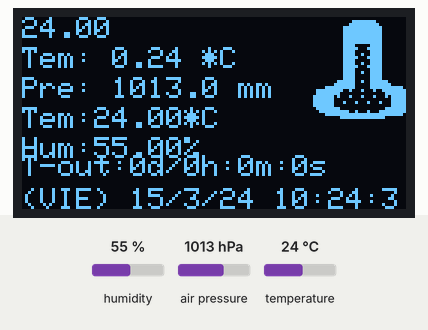
Simulated run of this sketch. Board: Arduino Uno, built with avr-gcc and run on an emulated ATmega328P. On the bench: 128×64 one-colour display. Inputs (shaded band) come from the test bench; at power-on: humidity 55 %, air pressure 1013 hPa, temperature 24 °C. The local clock reads 2024-03-15 10:24:30 at power-on unless the sketch sets it.

Above: at 1.2 s.
1.3 s: humidity set to 22 %
At 3.3 s:
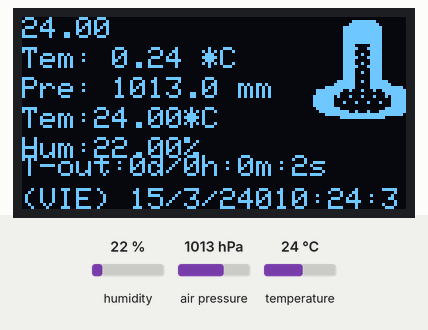
5.6 s: air pressure set to 952 hPa
At 6.1 s:
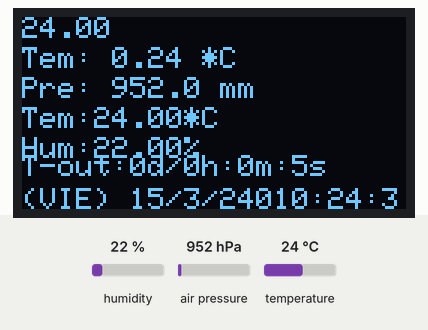
7.7 s: temperature set to 12 °C
At 8.9 s:
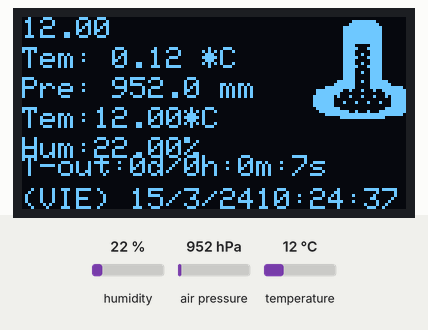
9.9 s: humidity set to 40 %
At 11.1 s:
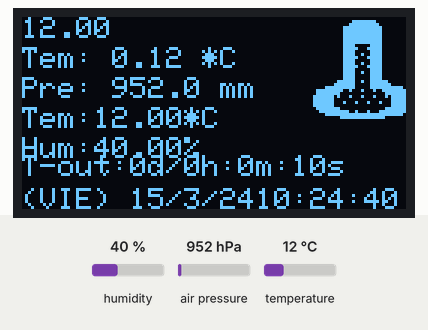
Timing chart, 0 to 12.9 s (numbered marks = the images above; inputs shaded):
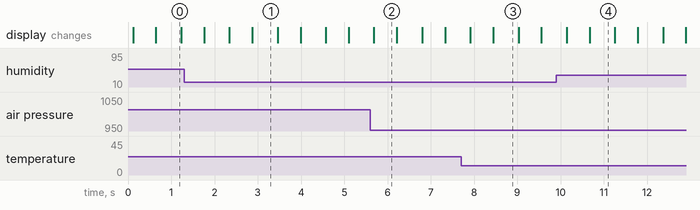

Measured:
- what the display in image 0 shows lasts 0.6 s, from 0.6 s to 1.2 s
- what the display in image 2 shows lasts 0.5 s, from 5.7 s to 6.2 s

The sketch:

IncubadoraV0.1.ino
```cpp
/*
  Incubadora V- 0.1
  Index:
  1------------------------------------------- Lectura Tiempo real con RTC I2C
  1.1----------------------------------------- visualizacion tiempo restante proceso de incubacion
  2------------------------------------------- Visualizacion de fecha:hora en display display 0.96" I2C
  3------------------------------------------- Lectura Temperatura - Humedad con sensor  I2C
  4------------------------------------------- Visualizacion de T-H en Display display 0.96"
  5------------------------------------------- Control de RELE 4 conecciones (Calefaccion, Iluminacion, Humidificador, Volteo)
  6------------------------------------------- configuracion e inicio ON/OFF del proceso de incubacion
  7------------------------------------------- Funciones de finDeCarrera del motor de volteo
  8------------------------------------------- Funciones configuracion inicial por ingreso de parametros visualmente por display 0.96"

  Requiere instalar librerias Adafruit GFX y Adafruit SSD1306

  Autor: SAZ

*/
#include "Adafruit_SHT31.h"
#include <MS5611.h>              // libreria GY-ms5611  Presion Barometrica
#include "RTClib.h"              // libreria para RTC reloj tiempo real
#include <Wire.h>                // libreria para bus I2C
#include <Adafruit_GFX.h>        // libreria para pantallas graficas
#include <Adafruit_SSD1306.h>    // libreria para controlador SSD1306

#define ANCHO 128                // reemplaza ocurrencia de ANCHO por 128
#define ALTO 64                  // reemplaza ocurrencia de ALTO por 64
#define display_RESET 4

Adafruit_SHT31 sht31 = Adafruit_SHT31();
Adafruit_SSD1306 display(ANCHO, ALTO, &Wire, display_RESET);
RTC_DS3231 rtc;                  // Instancia Objeto rtc
DateTime tiempoPasado;           // Declara Fecha de inicio de incubacion
MS5611 baro;                     // Instancia objeto para sensado de presion Bar.


// -----   Declara las constantes -----
int32_t pressure;
int32_t temperatureBaro;
char daysOfTheWeek[7][12] = {"DOM", "LUN", "MAR", "MIE", "JUE", "VIE", "SAB"}; // dias de la semana .dayOfTheWeek()
static const unsigned char PROGMEM char_Temp[174] = {0x00, 0x07, 0xf8, 0x00, 0x00, 0x00, 0x0f, 0xfc, 0x00, 0x00,   0x00, 0x3f, 0xfe, 0x00, 0x00,   0x00, 0x3f, 0xfe, 0x00, 0x00,   0x00, 0x3f, 0xfe, 0x00, 0x00,   0x00, 0x3f, 0xfe, 0x00, 0x00,   0x00, 0x3f, 0xfe, 0x00, 0x00,   0x00, 0x3f, 0xfe, 0x00, 0x00,   0x00, 0x3c, 0x1e, 0x00, 0x00,   0x00, 0x3e, 0x3e, 0x00, 0x00,   0x00, 0x3c, 0x1e, 0x00, 0x00,   0x00, 0x3c, 0x9e, 0x00, 0x00,   0x00, 0x3e, 0x3e, 0x00, 0x00,   0x00, 0x3c, 0x1e, 0x00, 0x00,   0x00, 0x3c, 0x9e, 0x00, 0x00,   0x00, 0x3e, 0x3e, 0x00, 0x00,   0x00, 0x3c, 0x1e, 0x00, 0x00,   0x00, 0x3c, 0x9e, 0x00, 0x00,   0x00, 0x3c, 0x1e, 0x00, 0x00,   0x00, 0x3c, 0x1e, 0x00, 0x00,   0x00, 0xfc, 0x9f, 0x80, 0x00,   0x01, 0xfc, 0x1f, 0xc0, 0x00,   0x0f, 0xfc, 0x1f, 0xfc, 0x00, 0x7f, 0xc8, 0x89, 0xff, 0x00,  0x7f, 0x80, 0x00, 0xff, 0x00,  0xfe, 0x88, 0x88, 0xbf, 0x80, 0xfe, 0x00, 0x00, 0x3f, 0x80, 0xfe, 0x22, 0x22, 0x3f, 0x80, 0xfe, 0x00, 0x00, 0x3f, 0x80, 0x7f, 0x80, 0x00, 0xff, 0x00, 0x3f, 0xf2, 0x23, 0xfe, 0x00, 0x0f, 0xff, 0xff, 0xfc, 0x00, 0x00, 0x7f, 0xff, 0x00, 0x00, };

void setup() {
  Wire.begin();                              // Inicializa bus I2C
  baro = MS5611();                           // Inicializa Barometro
  baro.begin();
  display.begin(SSD1306_SWITCHCAPVCC, 0x3C); // Inicializa pantalla con direccion 0x3C
  if (! rtc.begin()){
  while (1) delay(10);
  }
  if (! sht31.begin(0x44)) {                 // Set to 0x44 for i2c addr
    while (1) delay(1);
  }
  digitalClockDisplay();
  display.clearDisplay();
}

void loop() {
  display.clearDisplay();                                 // Limpia pantalla
  DateTime ahora = rtc.now();                             // Obtiene fecha de inicio con Timmer rtc
  TimeSpan  tiempoIncubacion = ahora-tiempoPasado;        // calcula el tiempo transcurrido desde inicio
  tiempoTrans(ahora);                                     // Funcion Muestra por pantalla con formato definido
  //====  display sensores =========
  Sensor_presionBar();
  Sensor_SHT31_TempHum();

  showTimeSpan("tiempoIncubacion", tiempoIncubacion);     // Impresion tiempo de Incubacion. DEBE ejecutarse al final
  //================================

  if(rtc.getTemperature()<=28){
        Intermitente_ICON_Temp();
    }
 }


//1------------------------------------------- Lectura Tiempo real con RTC I2C
void tiempoTrans(DateTime now){
  display.setTextColor(WHITE);                  // establece color al unico disponible (pantalla monocromo)
  display.setCursor(0, 57);                     // ubica cursor en inicio de coordenadas 0,57
  display.setTextSize(1);                       // establece tamano de texto en 1
  display.print("(");display.print(daysOfTheWeek[now.dayOfTheWeek()]); display.print(") ");
                                                // escribe Fecha hora formato => AAAA/MM/DD  HH:MM:SS
  display.print(now.day(),DEC);display.print("/"); display.print(now.month(),DEC);display.print("/");display.print(now.year()-2000,DEC);display.print(" "); display.print(now.hour(),DEC);display.print(":"); display.print(now.minute(),DEC);display.print(":"); display.print(now.second(),DEC);
  display.setCursor(0,0);
  display.print(rtc.getTemperature());
}
//1------------------------------------------- Lectura Tiempo real con RTC I2C

//1.1----------------------------------------- visualizacion tiempo restante proceso de incubacion
void digitalClockDisplay() {
 tiempoPasado = rtc.now();//+TimeSpan(21,0,0,0);
}
void showTimeSpan(const char* txt, const TimeSpan& ts) {
  display.setCursor(0, 46);                    // ubica cursor en inicio de coordenadas 0,0
  display.setTextSize(1);                      // establece tamano de texto en 1
  display.print("T-out:");
  display.print(ts.days(), DEC);
  display.print("d/");
  display.print(ts.hours(), DEC);
  display.print("h:");
  display.print(ts.minutes(), DEC);
  display.print("m:");
  display.print(ts.seconds(), DEC);
  display.print("s");
  display.display();
}
void Sensor_SHT31_TempHum(){
  float t = sht31.readTemperature();
  float h = sht31.readHumidity();
  display.setCursor(0, 40);                    // ubica cursor en inicio de coordenadas 0,0
  display.setTextSize(1);                      // establece tamano de texto en 1
  display.print("Hum:");
  display.print(h);
  display.print("%");
  display.setCursor(0, 30);                    // ubica cursor en inicio de coordenadas 0,0
  display.print("Tem:");
  display.setTextSize(1);                      // establece tamano de texto en 1
  display.print(t);
  display.print("*C");
}


void Sensor_presionBar(){
  pressure = baro.getPressure();               // Obtiene Presion de sensor barometrico
  temperatureBaro = baro.getTemperature();     // Obtiene temperatura de sensor barometrico
  char* buffn="     ";                         //Cadena donde almacenaremos el número convertido
  dtostrf(temperatureBaro/100.0,2,2,buffn);    //Llamada a la función
  char bufferTem[5]="     ";                   //Buffer de la cadena donde se devuelve todo, número formateado y cadena concatenada
  char* formatoT="%s";                         //Cadena con la mascara a convertir
  sprintf(bufferTem, formatoT, buffn);
  display.setCursor(0, 10);                    // ubica cursor en inicio de coordenadas 0,0
  display.setTextSize(1);                      // establece tamano de texto en 1
  display.print("Tem: ");
  display.print(bufferTem);
  display.print(" *C");

  char* buffnP="      ";                        //Cadena donde almacenaremos el número convertido
  dtostrf(pressure/100.0,4,1,buffnP);           //Llamada a la función
  char bufferPre[6]=" ";                        //Buffer de la cadena donde se devuelve todo, número formateado y cadena concatenada
  char* formatoP="%s";
  sprintf(bufferPre, formatoP, buffnP);
  display.setCursor(0, 20);                     // ubica cursor en inicio de coordenadas 0,20
  display.setTextSize(1);
  display.print("Pre: ");
  display.print(bufferPre);
  display.print(" mm");

}
void Intermitente_ICON_Temp(){
  delay(500);
  display.drawBitmap(97, 1, char_Temp, 33, 33, 1);
  display.display();
  delay(500);
  //============
  }
 //1.1----------------------------------------- visualizacion tiempo restante proceso de incubacion
```
